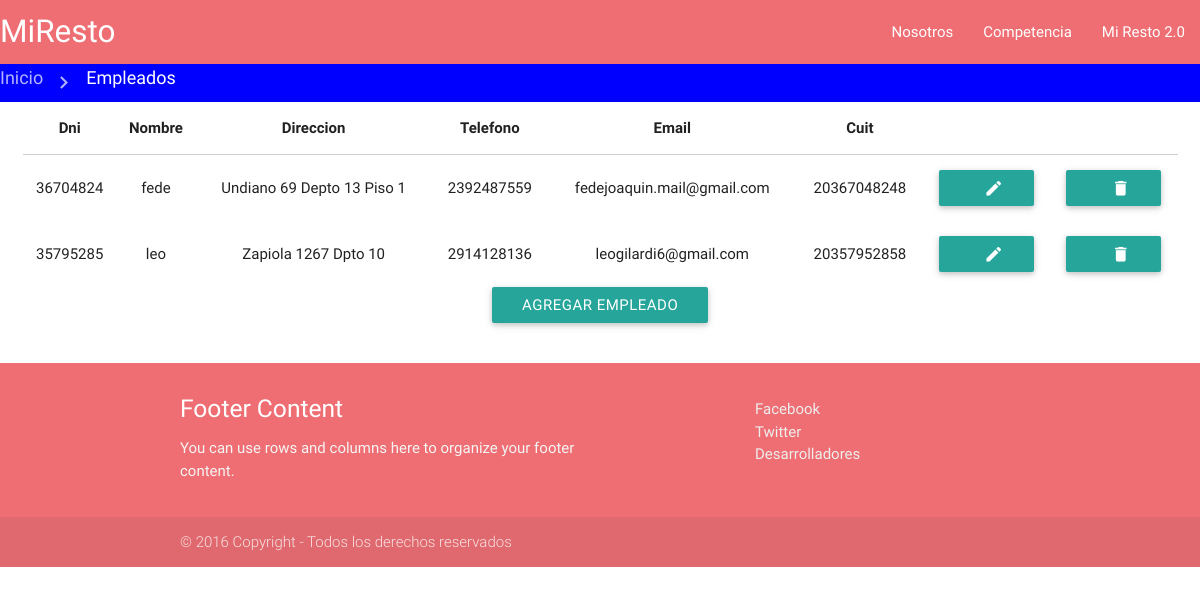
The app's page /index.php/empleados/abm, older data.
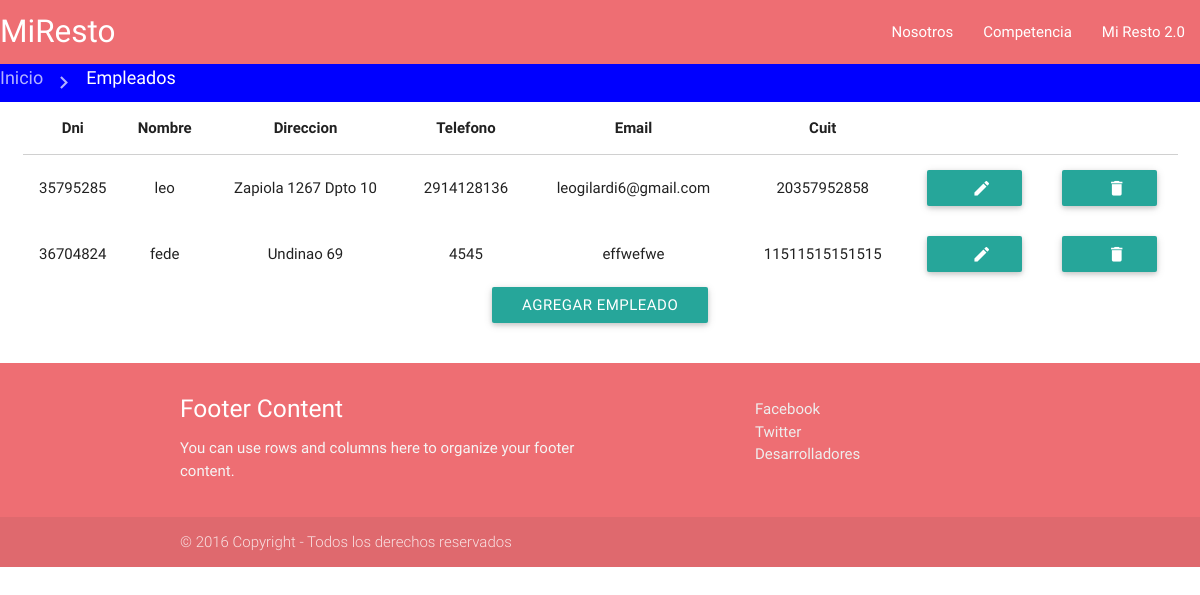
The same page, newer data.
### tables this page shows
CREATE TABLE IF NOT EXISTS `empleados` (
  `id` int(10) unsigned NOT NULL,
  `dni` int(10) unsigned NOT NULL,
  `nombre` tinytext NOT NULL,
  `direccion` tinytext NOT NULL,
  `telefono` int(10) unsigned NOT NULL,
  `email` tinytext NOT NULL,
  `cuit` bigint(20) unsigned NOT NULL,
  `password` text NOT NULL
);

### application/controllers/Empleados.php (called while the page is built, shortened)
<?php
class Empleados extends CI_Controller {
        public function abm(){
            $resultado = $this->MEmpleados->obtenerEmpleados();
            $data['empleados'] = $resultado;
            $data['funcion'] = 'abm/index';
            $this->load->view('vEmpleados', $data);
        }
}

### index.php (called while the page is built, shortened)
<?php
require_once BASEPATH.'core/CodeIgniter.php';

### application/models/MEmpleados.php (called while the page is built, shortened)
<?php
class MEmpleados extends CI_Model {
        public function obtenerEmpleados(){
        $query = $this->db->query(
                'SELECT * FROM Empleados');
            $resultado = $query->result_array();
            return $resultado;
        }
}

### application/views/empleados/abm/index.phtml (the view)
<div class ="row center-align col s12">
        <table class = "highlight centered responsive-table">
            <thead>
              <tr>
                  <th data-field="dni">Dni</th>
                  <th data-field="nombre">Nombre</th>
                  <th data-field="direccion">Direccion</th>
                  <th data-field="telefono">Telefono</th>
                  <th data-field="email">Email</th>
                  <th data-field="cuit">Cuit</th>
                  <th></th>
              </tr>
            </thead>
            <tbody>
              <?php	foreach ($empleados as $empleado) { ?>
                <tr>
                    <td><?php echo $empleado['dni']; ?></td>
                    <td><?php echo $empleado['nombre']; ?></td>
                    <td><?php echo $empleado['direccion']; ?></td>
                    <td><?php echo $empleado['telefono']; ?></td>
                    <td><?php echo $empleado['email']; ?></td>
                    <td><?php echo $empleado['cuit']; ?></td>
                    <td><form name="tabla" action="<?php echo site_url() ?>empleados/editar" method="POST">
                        <a href="<?php echo site_url()?>empleados/editar">
                            <button class="btn waves-effect waves-light" type="submit" value="<?php echo $empleado['id']; ?>" name="editar">
                                    <i class="material-icons right">edit</i>
                            </button>
                        </a>
                        </form>
                    </td>
                    <td><form name="formulario" action="<?php echo site_url() ?>empleados/eliminar" method="POST" onsubmit="return confirm('¿Realmente quiere eliminar este empleado?');">
                            <a href="<?php echo site_url()?>empleados/index" >
                            <button class="btn waves-effect waves-light" type="submit" value="<?php echo $empleado['id']; ?>" name="eliminar">
                                    <i class="material-icons right">delete</i>
                            </button>
                        </a>
                        </form>
                    </td>
                </tr>
                <?php } ?>
            </tbody>
        </table>
        <a href="<?php echo site_url()?>empleados/alta" class="btn waves-effect waves-light">
            Agregar Empleado
        </a>
</div>

### application/views/vEmpleados.php
<!DOCTYPE html>
<html>
<head>
    <?php include 'componentes/recursos.phtml'; ?>
</head>
    <body>
        <?php include 'componentes/botonera.phtml'; ?>
        <?php
            $ruta = array(
                array('Inicio',  site_url()),
                array('Empleados', site_url().'empleados')
            );
            include 'componentes/rutaSeguimiento.phtml'
        ?>
        <?php include '/empleados/index.phtml'; ?>
        <?php include 'componentes/footer.phtml'; ?>
    </body>
</html>

### application/views/componentes/recursos.phtml (shortened to what this page needs)
<link href="<?php echo site_url() ?>css/materialize.css" rel="stylesheet" type="text/css"/>
<link href="<?php echo site_url() ?>css/Estilo.css" rel="stylesheet" type="text/css"/>
<link href="<?php echo site_url() ?>css/jquery-ui.min.css" rel="stylesheet" type="text/css"/>

### application/views/componentes/botonera.phtml (shortened to what this page needs)
<nav>
    <div class="nav-wrapper">
        <a href="<?php echo site_url()?>" class="brand-logo">MiResto</a>
        <ul class="right hide-on-med-and-down">
            <li><a href="<?php echo site_url()?>nosotros">Nosotros</a></li>
            <li><a href="<?php echo site_url()?>competencia">Competencia</a></li>
            <li><a href="<?php echo site_url()?>webresto">Mi Resto 2.0</a></li>
        </ul>
    </div>
</nav>

### application/views/componentes/rutaSeguimiento.phtml
<div class="rutaSeguimiento">
    <div class="nav-wrapper">
      <div class="col s12">
        <?php foreach ($ruta as $ref){
            $texto = $ref[0];
            $enlace = $ref[1];
            echo '<a href="'.$enlace.'" class="breadcrumb">'.$texto.'</a>';
        }?>
      </div>
    </div>
</div>

### application/views/empleados/index.phtml
<div class="row">
    <div class="col s12 center-align">
        <?php include '/'.$funcion.'.phtml'; ?>
    </div>
</div>

### application/views/componentes/footer.phtml
<footer class="page-footer">
    <div class="container">
        <div class="row">
            <div class="col l6 s12">
                <h5 class="white-text">Footer Content</h5>
                <p class="grey-text text-lighten-4">You can use rows and columns here to organize your footer content.</p>
            </div>
            <div class="col l4 offset-l2 s12">
                <ul>
                    <li><a class="grey-text text-lighten-3" href="http://www.facebook.com/miResto">Facebook</a></li>
                    <li><a class="grey-text text-lighten-3" href="http://www.twitter.com/miResto">Twitter</a></li>
                    <li><a class="grey-text text-lighten-3" href="http://www.cs.uns.edu.ar">Desarrolladores</a></li>
                </ul>
            </div>
        </div>
</div>
<div class="footer-copyright">
    <div class="container"> © 2016 Copyright - Todos los derechos reservados </div>
</div>
</footer>

### css/Estilo.css (style rules this page uses)
.rutaSeguimiento { background-color: blue; }

Row changes from the older to the newer data that the page shows:
removed empleados: dni "36704824", nombre "fede", direccion "Undiano 69 Depto 13 Piso 1", telefono "2392487559", email "fedejoaquin.mail@gmail.com", cuit "20367048248", $empleado['id'] 1 (drawn)
added empleados: dni "36704824", nombre "fede", direccion "Undinao 69", telefono "4545", email "effwefwe", cuit "11511515151515", $empleado['id'] 3 (drawn)
